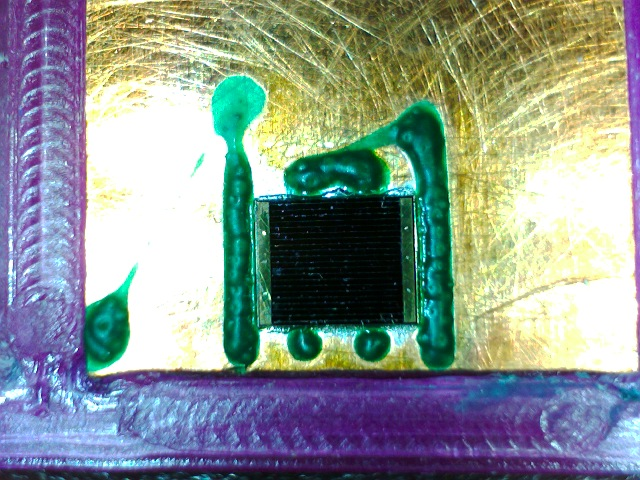
#> input picture src/c++/img1.jpg, 640 x 480 px, given in place of the camera
$ python cam.py   (Python 2 division)   (older library calls are emulated)
#> lines starting #> are read from the running program, lines starting #| are printed output that depends on the picture; after the words box and inside, x2 and y2 are one past the last pixel; in counts of white or black regions, pixels touching at a corner belong together
### src/video/contours.py
import numpy as np
import cv2


def cntr(img):

  ret,thresh = cv2.threshold(img,127,255,1)
  contours,h = cv2.findContours(thresh,1,2)
  for cnt in contours:
    approx = cv2.approxPolyDP(cnt,0.01*cv2.arcLength(cnt,True),True)
    print (len(approx))
    if len(approx)==5:
      print ("pentagon")
      cv2.drawContours(img,[cnt],0,255,-1)
    elif len(approx)==3:
      print ("triangle")
      cv2.drawContours(img,[cnt],0,(0,255,0),-1)
    elif len(approx)==4:
      print ("square")
      cv2.drawContours(img,[cnt],0,(0,0,255),-1)
    elif len(approx) == 9:
      print ("half-circle")
      cv2.drawContours(img,[cnt],0,(255,255,0),-1)
    elif len(approx) > 15:
      print ("circle")
      cv2.drawContours(img,[cnt],0,(0,255,255),-1)

  return(img)

### src/video/cam.py
import cv2
import numpy as np
import contours as ors
c = cv2.VideoCapture(0)

def main():
  ret,img = c.read()
#> img is the input picture: shape (480, 640, 3); mean B, G, R 144.4, 149.5, 137.3
  hsv = cv2.cvtColor(img, cv2.COLOR_BGR2HSV)
#> hsv: shape (480, 640, 3); mean H, S, V 71.1, 111.3, 170.7
  (hue, sat, val)  = cv2.split(hsv)
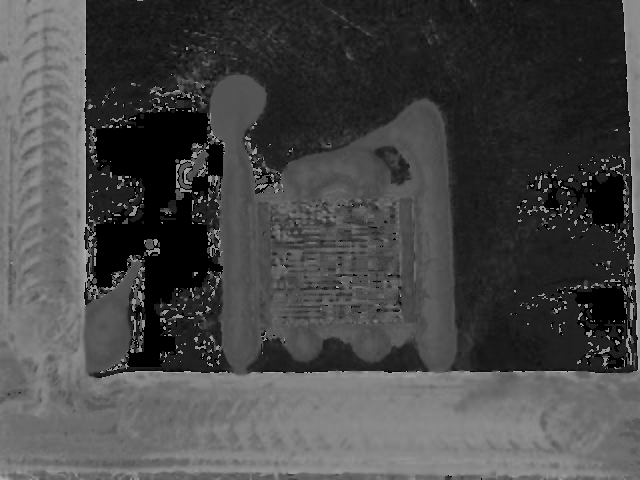
#> hue: shape (480, 640); min 0, max 179, mean 71.1
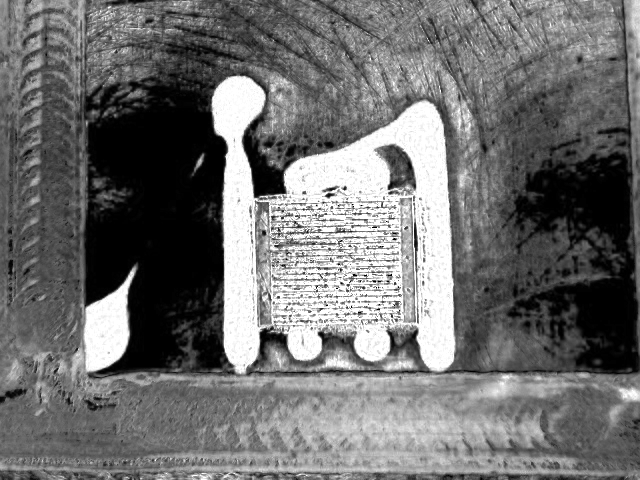
#> sat: shape (480, 640); min 0, max 255, mean 111.3
  hf, hue  = cv2.threshold(hue, 255, 255, cv2.THRESH_BINARY)   #0,20
#> hue: shape (480, 640); every value is 0
  sf, sat  = cv2.threshold(sat, 255, 255, cv2.THRESH_BINARY)   #0,20
  vf, val  = cv2.threshold(val, 10, 255, cv2.THRESH_BINARY)  #30,45
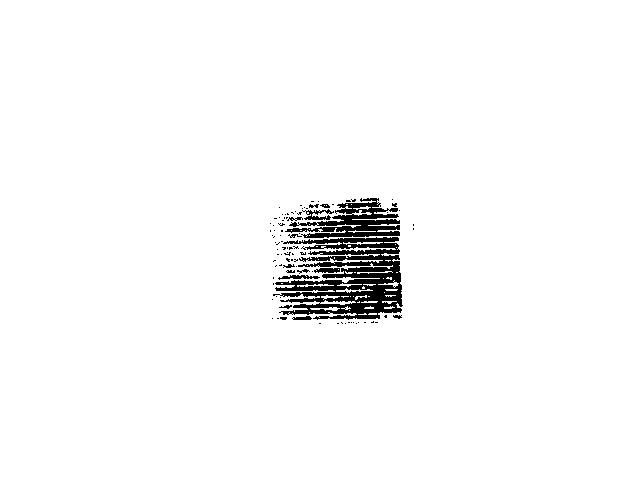
#> val: shape (480, 640); 97.1% white; 95 black regions (80 under 20 px), largest, box (x1, y1, x2, y2) and area: (273, 237, 403, 320) 5773, (285, 198, 400, 238) 2067, (302, 209, 334, 220) 161
  mrgd = cv2.merge([hue, sat, val])    #threshold for just the black square
#> mrgd: shape (480, 640, 3); mean H, S, V 0, 0, 247.7
  bgr = cv2.cvtColor(mrgd, cv2.COLOR_HSV2BGR)
  gray = cv2.cvtColor(bgr, cv2.COLOR_BGR2GRAY)
  blur = cv2.GaussianBlur(gray, (5,5), 0)
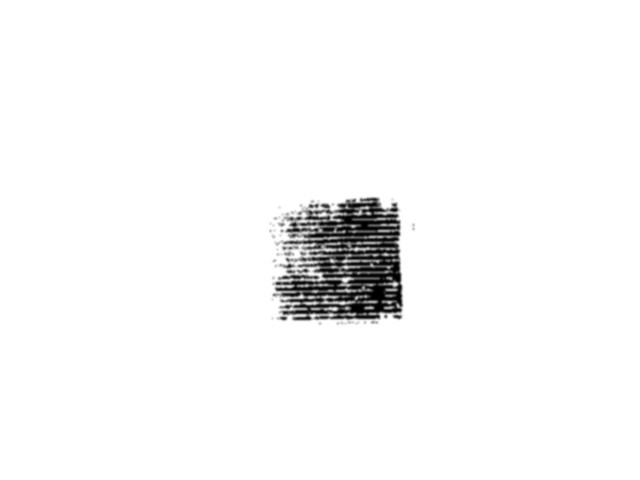
#> blur: shape (480, 640); min 0, max 255, mean 247.7
  mask = ors.cntr(gray)
#> in cntr, `ret,thresh = cv2.threshold(img,127,255,1)`: thresh: shape (480, 640); 2.9% white; 95 white regions (80 under 20 px)
#> in cntr, `contours,h = cv2.findContours(thresh,1,2)`: contours = 189 contours, 158 with area under 20; largest, box (x1, y1, x2, y2) and area: (273, 237, 403, 320) 5698, (285, 198, 400, 238) 1752, (319, 299, 357, 306) 126, (342, 241, 384, 246) 106, (335, 287, 374, 294) 106; h = 189 rows, first 6: [1, -1, -1, -1], [2, 0, -1, -1], [3, 1, -1, -1], [4, 2, -1, -1], [5, 3, -1, -1], [6, 4, -1, -1]
#> the loop in cntr, `for cnt in contours:` made 189 passes
#> approx on passes 1 to 3: [[356, 323]], [[345, 323]], [[337, 323], [338, 323]]
#| 1
#| 1
#| 2
#| 2
#| 2
#| 2
#| 1
#| 1
#> (further printed lines are left out)
#> after the loop in cntr, `for cnt in contours:`:
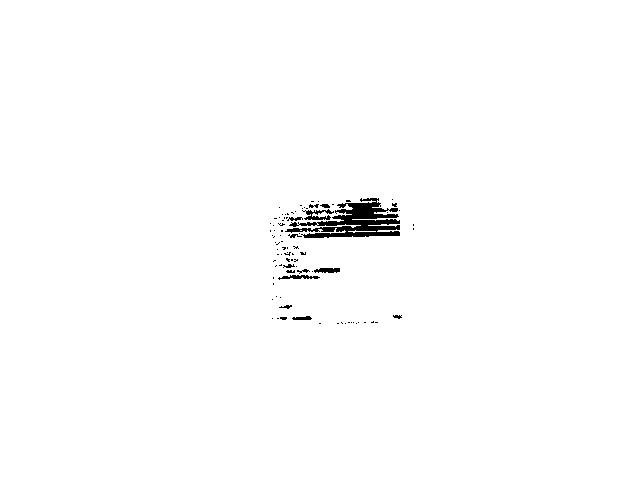
#> img: shape (480, 640); 99% white; 90 black regions (76 under 20 px), largest, box (x1, y1, x2, y2) and area: (285, 198, 400, 238) 2138, (302, 209, 334, 220) 167, (278, 275, 320, 280) 113
  edges = cv2.Canny(mask,100,200)
#> edges: shape (480, 640); 0.59% white in thin lines or dots, all inside (x1, y1, x2, y2) = (269, 197, 415, 325)
  #cv2.imshow('mask',edges)
  biggest =None
  max_area = 0
  #blk = cv2.bitwise_not(grey)
  kernel = cv2.getStructuringElement(cv2.MORPH_ELLIPSE,(3,3))
#> kernel = [[0, 1, 0], [1, 1, 1], [0, 1, 0]]
  res = cv2.morphologyEx(edges,cv2.MORPH_OPEN,kernel)
  ret,thresh = cv2.threshold(edges,127,255,0)
  contours, hierarchy = cv2.findContours(thresh,cv2.RETR_TREE,cv2.CHAIN_APPROX_NONE)
#> contours = 179 contours, 174 with area under 20; largest, box (x1, y1, x2, y2) and area: (314, 267, 340, 273) 108, (314, 267, 340, 273) 106, (292, 315, 312, 320) 54, (292, 315, 312, 320) 51, (289, 274, 320, 279) 22
  dest = np.zeros(thresh.shape, np.uint8)
  print contours[::1]
#> (printed output is left out)
  print len(contours)
  print hierarchy
  for cnt in contours[::1]:
    rect  = cv2.minAreaRect(cnt)
    points = cv2.cv.BoxPoints(rect)
    points  = np.int0(np.around(points))
    #cv2.drawContours(dest, [cnt],0,(0,255,0),2)
    #cv2.polylines(dest, [points], True,( 255,255,255), 2 )
    cv2.fillPoly(edges, [cnt], (100,20,90), 4)
    cv2.fillPoly(dest, [cnt], (255,255,255), 4)

    x = cv2.cvtColor(dest,cv2.COLOR_GRAY2RGB)
    cv2.putText(x, ">|<", (600,400), cv2.FONT_HERSHEY_PLAIN, 1.0, (255,255,255), thickness=1)
    cv2.imshow('contour-highlighted image.jpg', x)
#> this loop made 179 passes
#> (rect, points) on passes 1 to 3: (((345, 323), (2, 2), -90), [[346, 324], [344, 324], [344, 322], [346, 322]]), (((337, 323), (2, 2), -90), [[338, 324], [336, 324], [336, 322], [338, 322]]), (((319, 323), (2, 2), -90), [[320, 324], [318, 324], [318, 322], [320, 322]])
#> pass 1, in main, `x = cv2.cvtColor(dest,cv2.COLOR_GRAY2RGB)`:
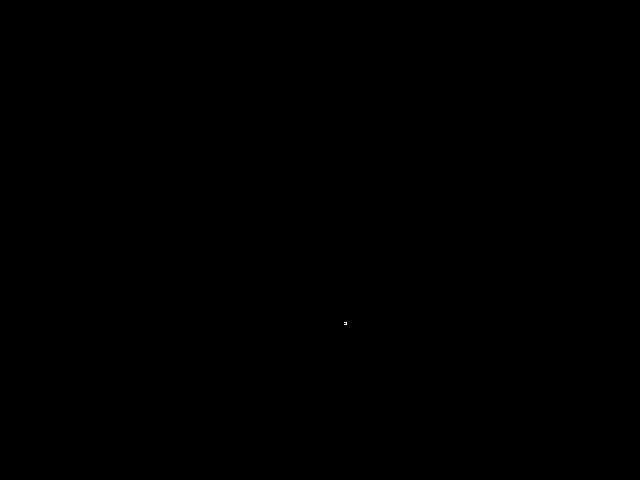
#> x: shape (480, 640, 3); 0% white in thin lines or dots, all inside (x1, y1, x2, y2) = (344, 322, 347, 325)
#> after the loop:
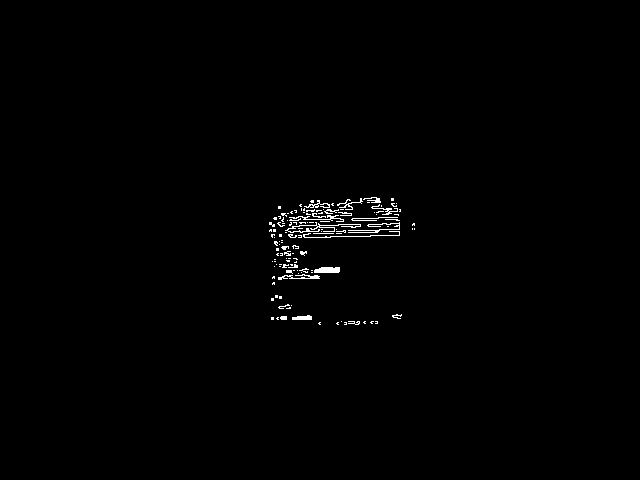
#> edges: shape (480, 640); values 0 (black) and 100 (white), 0.73% white in thin lines or dots, all inside (x1, y1, x2, y2) = (269, 197, 415, 325)
#> after the loop: x: shape (480, 640, 3); 0.74% white in thin lines or dots, all inside (x1, y1, x2, y2) = (269, 197, 623, 403)

while 1:
  main()
  cv2.waitKey(27)

$ run again, on src/c++/img10.jpg
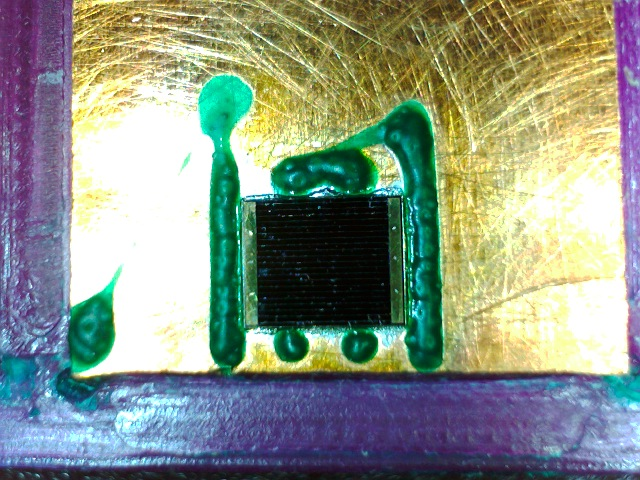
#> input picture src/c++/img10.jpg, 640 x 480 px, given in place of the camera
#> in main, img is the input picture: shape (480, 640, 3); mean B, G, R 133.2, 148.1, 136.7
#> hsv: shape (480, 640, 3); mean H, S, V 66.2, 111.4, 166.1
#> mrgd: shape (480, 640, 3); mean H, S, V 0, 0, 247.9
#> bgr: shape (480, 640, 3); 97.2% white; 114 black regions (96 under 20 px), largest, box (x1, y1, x2, y2) and area: (260, 243, 390, 321) 5027, (271, 202, 388, 232) 1692, (277, 231, 388, 238) 471
#> thresh: shape (480, 640); 2.8% white; 114 white regions (96 under 20 px)
#> in cntr, `contours,h = cv2.findContours(thresh,1,2)`: contours = 205 contours, 174 with area under 20; largest, box (x1, y1, x2, y2) and area: (260, 243, 390, 321) 4973, (271, 202, 388, 232) 1353, (277, 231, 388, 238) 362, (285, 237, 388, 244) 303, (313, 247, 387, 253) 214; h = 205 rows, first 6: [1, -1, -1, -1], [2, 0, -1, -1], [3, 1, -1, -1], [4, 2, -1, -1], [5, 3, -1, -1], [6, 4, -1, -1]
#> the loop in cntr, `for cnt in contours:` made 205 passes
#> approx on passes 1 to 3: [[325, 324]], [[320, 324]], [[337, 323]]
#> (printed output is left out)
#> after the loop in cntr, `for cnt in contours:`:
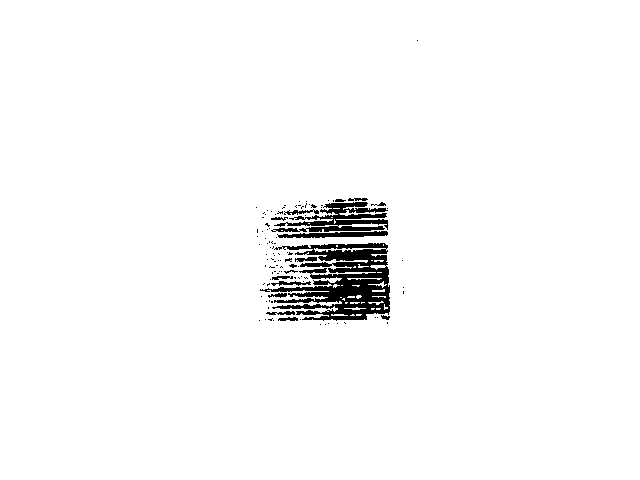
#> img: shape (480, 640); 97.3% white; 108 black regions (91 under 20 px), largest, box (x1, y1, x2, y2) and area: (260, 243, 390, 321) 5122, (271, 202, 388, 232) 1647, (277, 231, 388, 238) 474
#> kernel = [[0, 1, 0], [1, 1, 1], [0, 1, 0]]
#> res: shape (480, 640); 0% white in thin lines or dots, all inside (x1, y1, x2, y2) = (285, 292, 288, 295)
#> in main, `contours, hierarchy = cv2.findContours(thresh,cv2.RETR_TREE,cv2.CHAIN_..`: contours = 339 contours, 332 with area under 20; largest, box (x1, y1, x2, y2) and area: (275, 219, 388, 239) 112, (351, 223, 378, 227) 74, (360, 264, 386, 270) 55, (370, 264, 386, 270) 46, (310, 242, 388, 252) 28, (337, 224, 352, 228) 27, (320, 204, 340, 214) 20
#> (printed output is left out)
#> the loop in main, `for cnt in contours[::1]:` made 339 passes
#> (rect, points) on passes 1, 3, 7: (((325, 324), (2, 2), -90), [[326, 325], [324, 325], [324, 323], [326, 323]]), (((320, 324), (2, 2), -90), [[321, 325], [319, 325], [319, 323], [321, 323]]), (((343, 322), (0, 0), -90), [[343, 322], [343, 322], [343, 322], [343, 322]])
#> after the loop in main, `for cnt in contours[::1]:`:
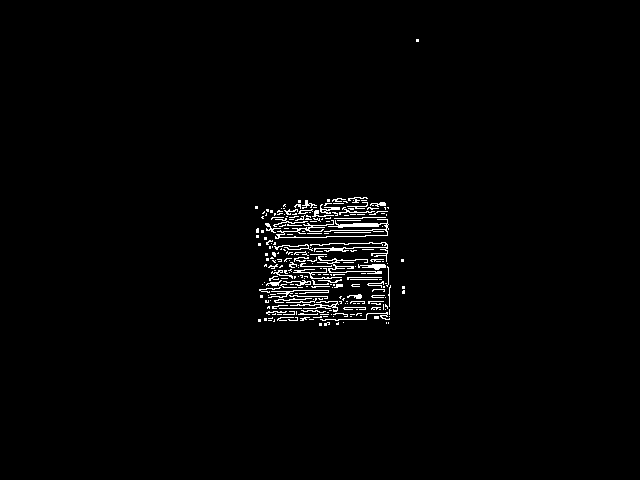
#> edges: shape (480, 640); values 0 (black) and 100 (white), 1.6% white in thin lines or dots, all inside (x1, y1, x2, y2) = (255, 39, 419, 326)

$ run again, on src/c++/img3.jpg
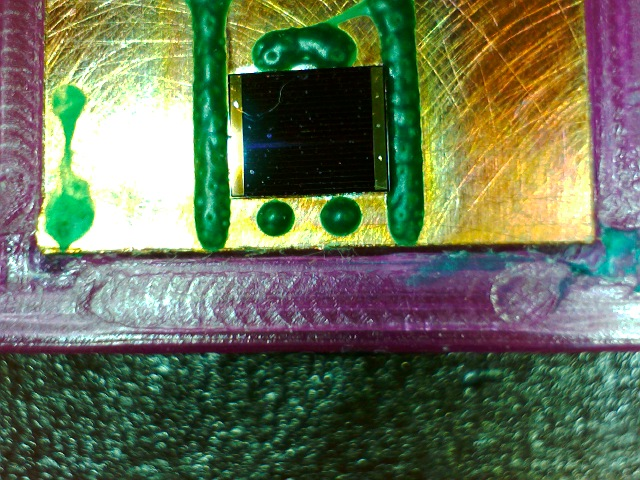
#> input picture src/c++/img3.jpg, 640 x 480 px, given in place of the camera
#> in main, img is the input picture: shape (480, 640, 3); mean B, G, R 86.3, 113.1, 102.8
#> hsv: shape (480, 640, 3); mean H, S, V 71.9, 131.5, 126.4
#> in main, `vf, val  = cv2.threshold(val, 10, 255, cv2.THRESH_BINARY)`:
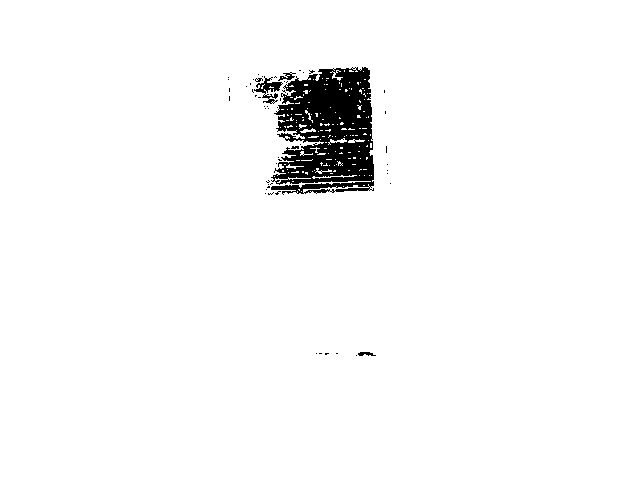
#> val: shape (480, 640); 96.8% white; 55 black regions (50 under 20 px), largest, box (x1, y1, x2, y2) and area: (271, 67, 374, 195) 9142, (254, 76, 283, 104) 299, (278, 72, 296, 81) 68, (358, 352, 376, 356) 48, (291, 146, 299, 149) 20
#> mrgd: shape (480, 640, 3); mean H, S, V 0, 0, 246.9
#> thresh: shape (480, 640); 3.2% white; 55 white regions (50 under 20 px)
#> in cntr, `contours,h = cv2.findContours(thresh,1,2)`: contours = 282 contours, 257 with area under 20; largest, box (x1, y1, x2, y2) and area: (271, 67, 374, 195) 9746, (254, 76, 283, 104) 230, (302, 184, 370, 194) 180, (311, 174, 358, 180) 105, (329, 137, 348, 144) 67; h = 282 rows, first 6: [1, -1, -1, -1], [2, 0, -1, -1], [3, 1, -1, -1], [4, 2, -1, -1], [5, 3, -1, -1], [6, 4, -1, -1]
#> the loop in cntr, `for cnt in contours:` made 282 passes
#> approx on passes 1, 2, 4: [[356, 355]], [[336, 353], [337, 353]], [[319, 353], [321, 353]]
#> (printed output is left out)
#> kernel = [[0, 1, 0], [1, 1, 1], [0, 1, 0]]
#> in main, `contours, hierarchy = cv2.findContours(thresh,cv2.RETR_TREE,cv2.CHAIN_..`: contours = 116 contours, 114 with area under 20; largest, box (x1, y1, x2, y2) and area: (273, 92, 305, 139) 23, (263, 105, 270, 110) 20
#> (printed output is left out)
#> the loop in main, `for cnt in contours[::1]:` made 116 passes
#> (rect, points) on passes 1, 2, 3, 5, 6: (((336, 353), (2, 2), -90), [[337, 354], [335, 354], [335, 352], [337, 352]]), (((320, 353), (2, 2), -90), [[321, 354], [319, 354], [319, 352], [321, 352]]), (((316, 353), (2, 2), -90), [[317, 354], [315, 354], [315, 352], [317, 352]]), (((365, 353.5), (5, 20), -90), [[375, 356], [355, 356], [355, 351], [375, 351]]), (((291, 193), (0, 0), -90), [[291, 193], [291, 193], [291, 193], [291, 193]])
#> after the loop in main, `for cnt in contours[::1]:`:
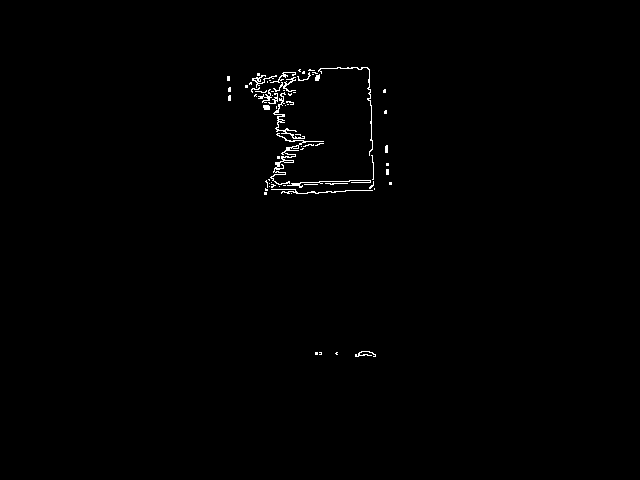
#> edges: shape (480, 640); values 0 (black) and 100 (white), 0.62% white in thin lines or dots, all inside (x1, y1, x2, y2) = (227, 67, 392, 357)
